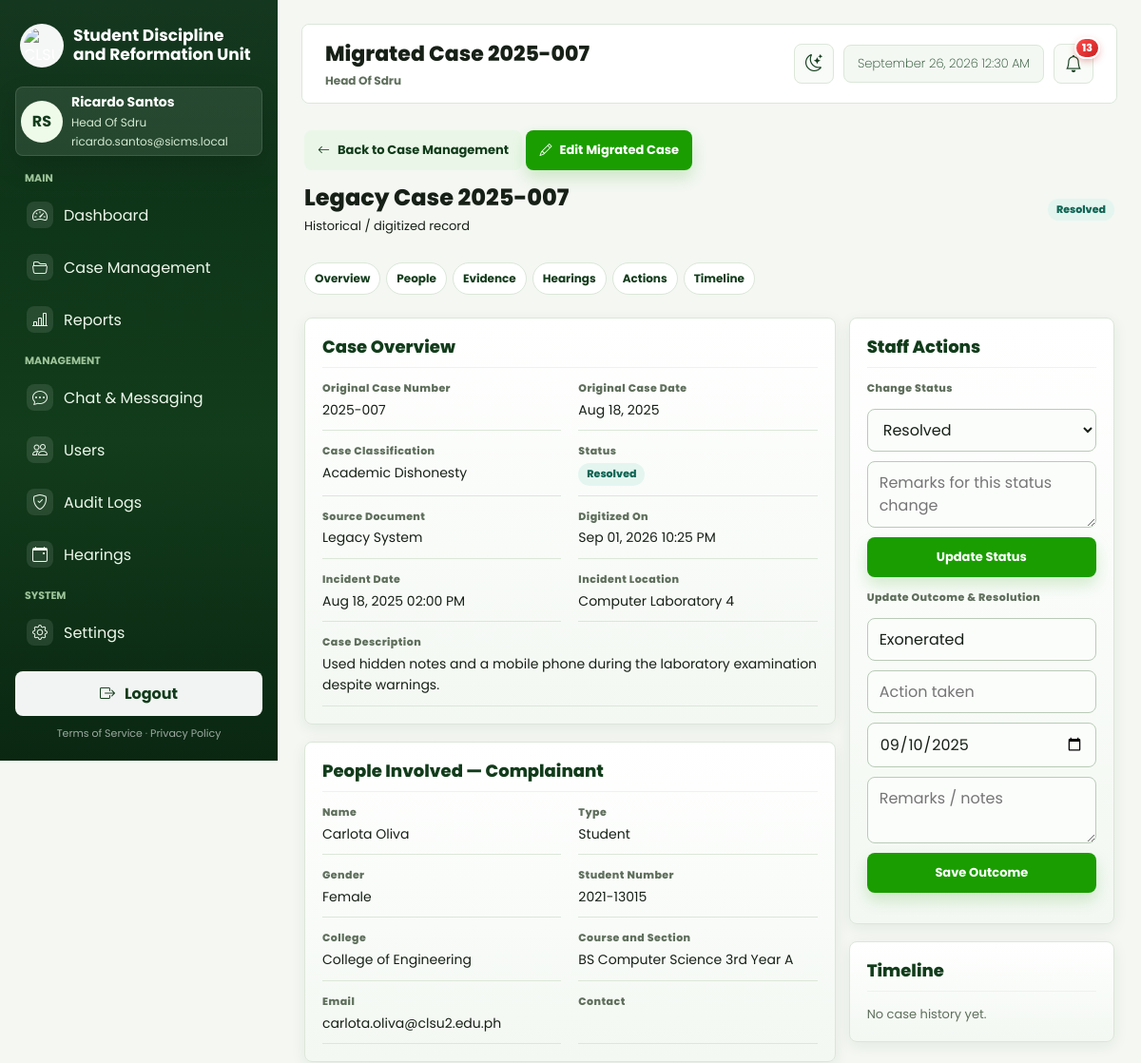
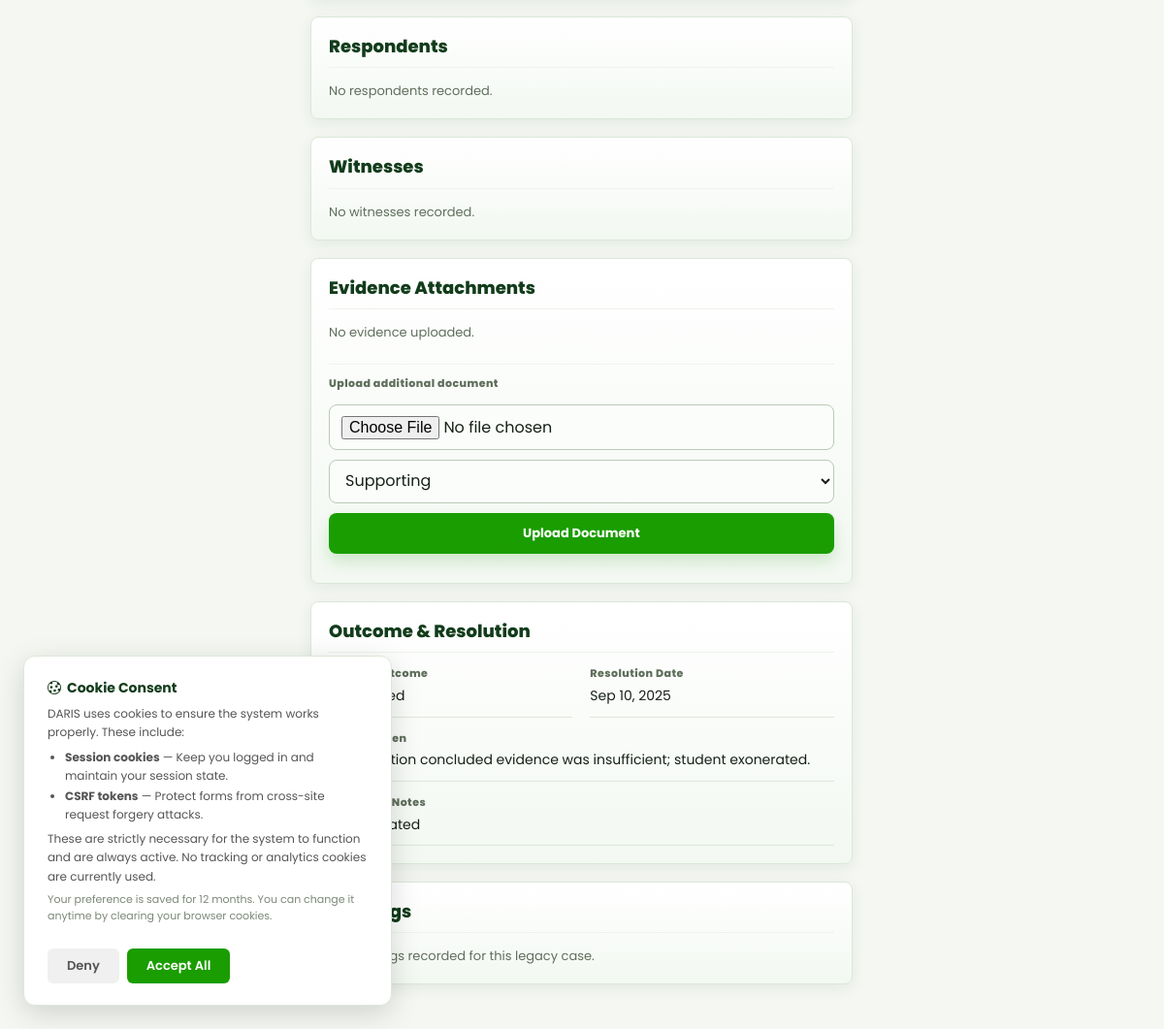
The page /web/views/legacy_cases/show.php?id=30 (signed in) on the database its author committed (2 pictures, top to bottom).
### tables this page shows
CREATE TABLE `accounts` (
  `account_id` int UNSIGNED NOT NULL,
  `first_name` varchar(100) NOT NULL,
  `last_name` varchar(100) NOT NULL,
  `email` varchar(255) NOT NULL,
  `password_hash` varchar(255) DEFAULT NULL,
  `auth_provider` varchar(50) DEFAULT NULL,
  `role` varchar(50) NOT NULL DEFAULT 'student',
  `status` varchar(20) NOT NULL DEFAULT 'active',
  `college_id` int UNSIGNED DEFAULT NULL,
  `student_number` varchar(50) DEFAULT NULL,
  `college` varchar(255) DEFAULT NULL,
  `course` varchar(255) DEFAULT NULL,
  `section` varchar(50) DEFAULT NULL,
  `created_at` datetime NOT NULL DEFAULT CURRENT_TIMESTAMP,
  `updated_at` datetime NOT NULL DEFAULT CURRENT_TIMESTAMP ON UPDATE CURRENT_TIMESTAMP,
  `phone_number` varchar(20) NOT NULL DEFAULT '',
  `gender` varchar(20) NOT NULL DEFAULT '',
  `birthday` date DEFAULT NULL,
  `address` text NOT NULL,
  `profile_pic` varchar(255) DEFAULT NULL
);

CREATE TABLE `complaints` (
  `complaint_id` int UNSIGNED NOT NULL,
  `case_number` varchar(50) NOT NULL,
  `complaint_title` varchar(255) NOT NULL,
  `submitted_by_account_id` int UNSIGNED NOT NULL,
  `complainant_name` varchar(255) NOT NULL,
  `complainant_gender` varchar(20) DEFAULT NULL,
  `complainant_age` int UNSIGNED DEFAULT NULL,
  `complainant_address` text,
  `complainant_type` varchar(50) NOT NULL DEFAULT 'Student',
  `complainant_relationship` varchar(100) DEFAULT NULL,
  `complainant_employee_no` varchar(100) DEFAULT NULL,
  `complainant_department` varchar(255) DEFAULT NULL,
  `complainant_position` varchar(255) DEFAULT NULL,
  `complainant_affiliation` varchar(255) DEFAULT NULL,
  `complainant_purpose` varchar(255) DEFAULT NULL,
  `complainant_student_no` varchar(50) DEFAULT NULL,
  `complainant_email` varchar(255) DEFAULT NULL,
  `complainant_contact` varchar(50) DEFAULT NULL,
  `complainant_college` varchar(255) DEFAULT NULL,
  `complainant_course` varchar(255) DEFAULT NULL,
  `complainant_year_level` varchar(50) DEFAULT NULL,
  `complainant_section` varchar(50) DEFAULT NULL,
  `complainant_course_year` varchar(100) DEFAULT NULL,
  `case_classification` varchar(100) NOT NULL,
  `incident_datetime` datetime DEFAULT NULL,
  `incident_location` varchar(255) DEFAULT NULL,
  `complaint_details` text,
  `status` varchar(50) NOT NULL DEFAULT 'Under Investigation',
  `respondent_released_at` datetime DEFAULT NULL,
  `respondent_released_by_account_id` int UNSIGNED DEFAULT NULL,
  `respondent_visibility` text,
  `assigned_coordinator_account_id` int UNSIGNED DEFAULT NULL,
  `assigned_reformation_coordinator_account_id` int UNSIGNED DEFAULT NULL,
  `reformation_completed_at` datetime DEFAULT NULL,
  `submitted_at` datetime NOT NULL DEFAULT CURRENT_TIMESTAMP,
  `created_at` datetime NOT NULL DEFAULT CURRENT_TIMESTAMP,
  `updated_at` datetime NOT NULL DEFAULT CURRENT_TIMESTAMP ON UPDATE CURRENT_TIMESTAMP,
  `case_source` varchar(20) NOT NULL DEFAULT 'Online Submission',
  `original_case_date` date DEFAULT NULL,
  `legacy_outcome` varchar(255) DEFAULT NULL,
  `action_taken` text,
  `resolution_date` date DEFAULT NULL,
  `remarks_notes` text,
  `legacy_entry_source` varchar(100) DEFAULT NULL,
  `outcome` text
);

### web/views/legacy_cases/show.php (the view, shortened to what the rows shown need)
<?php
require_once __DIR__ . '/../../controllers/LegacyCaseController.php';
require_once __DIR__ . '/../../helpers/Security.php';
$controller = new LegacyCaseController();
$complaintId = (int) ($_GET['id'] ?? 0);
$viewData = $controller->show($complaintId);
$user = $viewData['user'];
$case = $viewData['case'];
$canEdit = $viewData['canEdit'];
$statuses = $viewData['statuses'];
if (!function_exists('h')) {
    function h($value) {
        return htmlspecialchars((string) $value, ENT_QUOTES, 'UTF-8');
    }
}
?>
<!DOCTYPE html>
<html lang="en">
<head>
    <link rel="stylesheet" href="../layout/style.css">
    <link rel="stylesheet" href="../layout/sidebar.css">
    <link rel="stylesheet" href="../layout/cases.css">
    <link rel="stylesheet" href="../layout/legacy_cases.css">
    <link rel="stylesheet" href="https://cdn.jsdelivr.net/npm/bootstrap-icons@1.11.3/font/bootstrap-icons.min.css">
    <link rel="stylesheet" href="../layout/system.css?v=6">
</head>
<body>
    <div class="dashboard-shell">
        <?php require __DIR__ . '/../layout/sidebar.php'; ?>
        <div class="legacy-show-page app-content">
            <?php $pageTitle = 'Migrated Case ' . $case['case_number']; require __DIR__ . '/../layout/topbar.php'; ?>
            <main class="case-wrap case-detail-view">
                <header class="case-heading">
                    <div><h1>Legacy Case <?= h($case['case_number']) ?></h1><p>Historical / digitized record</p></div>
                    <span class="status"><?= h($case['status']) ?></span>
                </header>
                <div class="grid">
                    <div>
                        <section class="panel" id="legacy-overview">
                            <h2>Case Overview</h2>
                            <div class="details-grid">
                                <div class="detail">
                                    <div class="label">Original Case Number</div>
                                    <div class="value"><?= h($case['case_number']) ?></div>
                                </div>
                                <div class="detail">
                                    <div class="label">Original Case Date</div>
                                    <div class="value"><?= h(date('M d, Y', strtotime($case['original_case_date']))) ?></div>
                                </div>
                                <div class="detail">
                                    <div class="label">Case Classification</div>
                                    <div class="value"><?= h($case['case_classification']) ?></div>
                                </div>
                                <div class="detail">
                                    <div class="value"><span class="status"><?= h($case['status']) ?></span></div>
                                </div>
                                <div class="detail">
                                    <div class="label">Source Document</div>
                                    <div class="value"><?= h($case['legacy_entry_source'] ?: 'Not indicated') ?></div>
                                </div>
                                <div class="detail">
                                    <div class="label">Digitized On</div>
                                    <div class="value"><?= h(date('M d, Y h:i A', strtotime($case['created_at']))) ?></div>
                                </div>
                                <div class="detail">
                                    <div class="label">Incident Date</div>
                                    <div class="value"><?= h($case['incident_datetime'] ? date('M d, Y h:i A', strtotime($case['incident_datetime'])) : 'Not provided') ?></div>
                                </div>
                                <div class="detail">
                                    <div class="label">Incident Location</div>
                                    <div class="value"><?= h($case['incident_location'] ?: 'Not provided') ?></div>
                                </div>
                                <div class="detail full">
                                    <div class="label">Case Description</div>
                                    <div class="value"><?= nl2br(h($case['complaint_details'])) ?></div>
                                </div>
                            </div>
                        </section>
                        <section class="panel" id="legacy-people">
                            <h2>People Involved &mdash; Complainant</h2>
                            <div class="details-grid">
                                <div class="detail">
                                    <div class="label">Name</div>
                                    <div class="value"><?= h($case['complainant_name']) ?></div>
                                </div>
                                <div class="detail">
                                    <div class="label">Type</div>
                                    <div class="value"><?= h($case['complainant_type'] ?? 'Student') ?></div>
                                </div>
                                <div class="detail">
                                    <div class="label">Gender</div>
                                    <div class="value"><?= h($case['complainant_gender'] ?: 'Not provided') ?></div>
                                </div>
                                <?php if (($case['complainant_type'] ?? 'Student') === 'Student'): ?>
                                    <div class="detail">
                                        <div class="label">Student Number</div>
                                        <div class="value"><?= h($case['complainant_student_no']) ?></div>
                                    </div>
                                    <div class="detail">
                                        <div class="label">College</div>
                                        <div class="value"><?= h($case['complainant_college']) ?></div>
                                    </div>
                                    <div class="detail">
                                        <div class="label">Course and Section</div>
                                        <div class="value"><?= h(trim(($case['complainant_course'] ?? '') . ' ' . (($case['complainant_year_level'] ?? '') ?: Courses::yearLevel($case['complainant_section'] ?? '')) . ' ' . ($case['complainant_section'] ?? '')) ?: $case['complainant_course_year']) ?></div>
                                    </div>
                                <?php endif; ?>
                                <div class="detail">
                                    <div class="label">Email</div>
                                    <div class="value"><?= h($case['complainant_email']) ?></div>
                                </div>
                            </div>
                        </section>
                        <section class="panel">
                            <h2>Respondents</h2>
                        </section>
                        <section class="panel">
                            <h2>Witnesses</h2>
                        </section>
                        <section class="panel" id="legacy-evidence">
                            <h2>Evidence Attachments</h2>
                        </section>
                        <section class="panel">
                            <h2>Outcome &amp; Resolution</h2>
                            <div class="details-grid">
                                <div class="detail">
                                    <div class="label">Resolution Date</div>
                                    <div class="value"><?= h($case['resolution_date'] ? date('M d, Y', strtotime($case['resolution_date'])) : 'Not indicated') ?></div>
                                </div>
                                <div class="detail full">
                                    <div class="label">Action Taken</div>
                                    <div class="value"><?= nl2br(h($case['action_taken'] ?: 'Not indicated')) ?></div>
                                </div>
                            </div>
                        </section>
                        <section class="panel" id="legacy-hearings">
                            <h2>Hearings</h2>
                        </section>
                    </div>
                    <aside>
                        <section class="panel" id="legacy-actions">
                            <h2>Staff Actions</h2>
                            <?php if (!$canEdit): ?>
                                <p class="muted">Migrated cases can only be modified by SDRU staff.</p>
                            <?php else: ?>
                                <form class="action-form" method="POST" action="show.php?id=<?= (int) $case['complaint_id'] ?>">
                                    <div class="label">Change Status</div>
                                    <select name="status">
                                        <?php foreach ($statuses as $status): ?>
                                            <option value="<?= h($status) ?>" <?= $case['status'] === $status ? 'selected' : '' ?>><?= h($status) ?></option>
                                        <?php endforeach; ?>
                                    </select>
                                    <textarea name="remarks" placeholder="Remarks for this status change"></textarea>
                                    <button class="btn btn-primary" type="submit" data-confirm-title="Update Migrated Case Status?" data-confirm="This will change the recorded workflow status of the migrated case." data-confirm-button="Yes, Update Status" data-sicms-processing-label="Updating Status..." data-sicms-processing-modal="true">Update Status</button>
                                </form>
                                <form class="action-form" method="POST" action="show.php?id=<?= (int) $case['complaint_id'] ?>">
                                    <div class="label">Update Outcome &amp; Resolution</div>
                                    <input name="legacy_outcome" placeholder="Legacy outcome" value="<?= h($case['legacy_outcome']) ?>">
                                    <input name="action_taken" placeholder="Action taken">
                                    <input type="date" name="resolution_date" value="<?= h($case['resolution_date']) ?>">
                                    <textarea name="remarks_notes" placeholder="Remarks / notes"><?= h($case['remarks_notes']) ?></textarea>
                                    <button class="btn btn-primary" type="submit" data-sicms-processing-label="Saving Legacy Case..." data-sicms-processing-modal="true">Save Outcome</button>
                                </form>
                            <?php endif; ?>
                        </section>
                        <section class="panel" id="legacy-timeline">
                            <h2>Timeline</h2>
                        </section>
                    </aside>
                </div>
            </main>
        </div>
    </div>
</body>
</html>

### web/views/layout/sidebar.php (shortened to what the rows shown need)
<?php
require __DIR__ . '/navigation.php';
$userEmail = isset($user['email']) ? $user['email'] : '';
?>
<aside class="sidebar" id="app-sidebar">
    <div class="sidebar-profile">
        <div class="avatar" aria-hidden="true"><?php $avatarUrl = profile_pic_url($user); ?>
        <?php if ($avatarUrl): ?><img src="<?= h($avatarUrl) ?>" alt=""><?php else: ?><?= h($initials) ?><?php endif; ?></div>
        <div>
            <div class="profile-name"><?= h($displayName) ?></div>
            <div class="profile-role"><?= h($roleLabel) ?></div>
            <div class="profile-email"><?= h($userEmail) ?></div>
        </div>
    </div>
</aside>

### web/views/layout/topbar.php (shortened to what the rows shown need)
<?php
require __DIR__ . '/navigation.php';
require_once __DIR__ . '/../../helpers/Security.php';
$pageTitle = $pageTitle ?? 'Dashboard';
$hidePageTitle = $hidePageTitle ?? false;
?>
<div class="app-topbar-container">
    <header class="app-topbar<?= $hidePageTitle ? ' app-topbar-titleless' : '' ?>">
        <?php if (!$hidePageTitle): ?>
            <div class="app-topbar-title">
                <h1><?= h($pageTitle) ?></h1>
                <p><?= h($roleLabel) ?></p>
            </div>
        <?php endif; ?>
    </header>
</div>

### rows shown on the page
accounts: initials "RS", displayName "Ricardo Santos", role "Head Of Sdru", email "ricardo.santos@sicms.local"
complaints: case_number "2025-007", status "Resolved", original_case_date "Aug 18, 2025", case_classification "Academic Dishonesty", legacy_entry_source "Legacy System", created_at "Sep 01, 2026 10:25 PM", incident_datetime "Aug 18, 2025 02:00 PM", incident_location "Computer Laboratory 4", complaint_details "Used hidden notes and a mobile phone during the laboratory examination despite warnings.", complainant_name "Carlota Oliva", complainant_type "Student", complainant_gender "Female", complainant_student_no "2021-13015", complainant_college "College of Engineering", complainant_course+complainant_year_level+complainant_section "BS Computer Science 3rd Year A", complainant_email "carlota.oliva@clsu2.edu.ph", resolution_date "Sep 10, 2025", action_taken "Investigation concluded evidence was insufficient; student exonerated.", legacy_outcome "Exonerated", resolution_date "09/10/2025"

### other values the page prints
$groupLabel "MAIN"
$item['label'] "Dashboard"
$item['label'] "Case Management"
$item['label'] "Reports"
$groupLabel "MANAGEMENT"
$item['label'] "Chat & Messaging"
$item['label'] "Users"
$item['label'] "Audit Logs"
$item['label'] "Hearings"
$groupLabel "SYSTEM"
$item['label'] "Settings"
$pageTitle "Migrated Case 2025-007"
$unreadNotificationCount "13"
form field status "Resolved"
